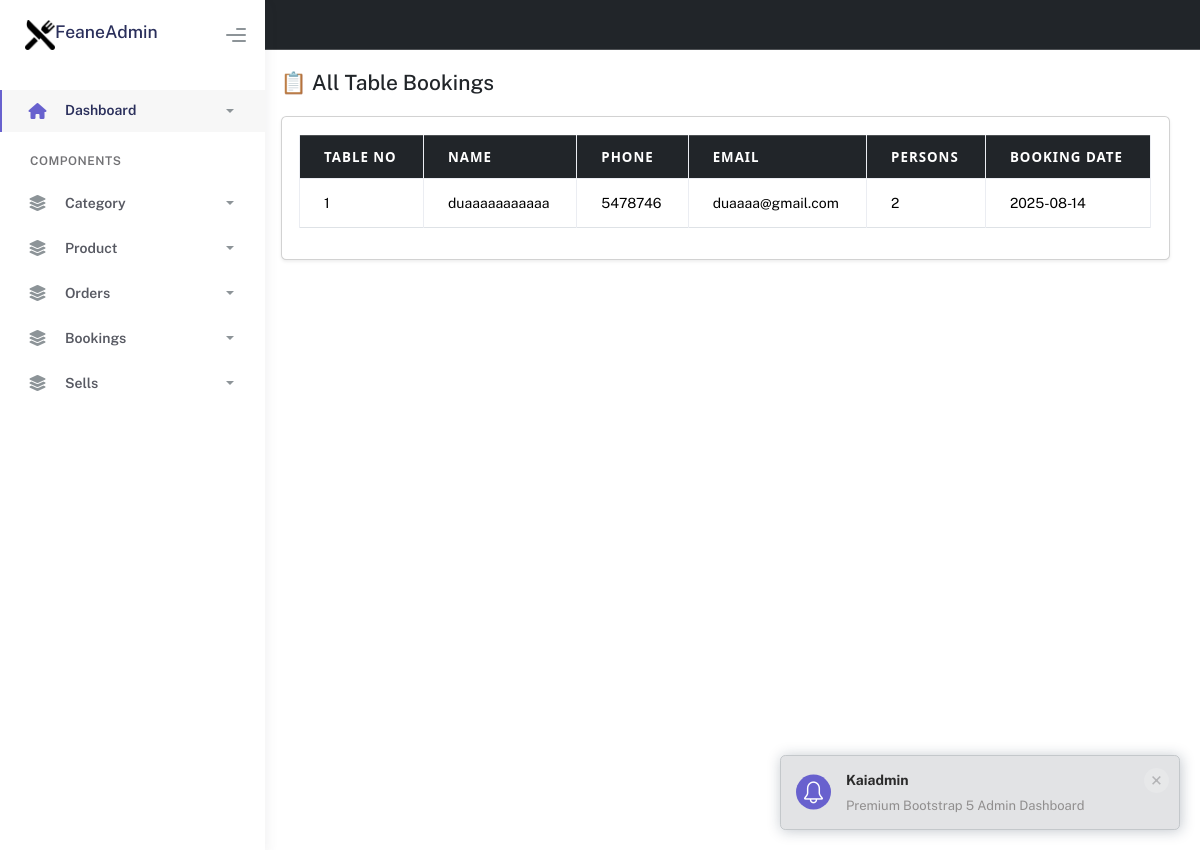
Page /admin/frontend/view_bookings.php on the committed database.
### tables this page shows
CREATE TABLE `table_bookings` (
  `id` int(11) NOT NULL,
  `name` varchar(100) NOT NULL,
  `phone` varchar(20) NOT NULL,
  `email` varchar(100) NOT NULL,
  `persons` int(11) NOT NULL,
  `booking_date` date NOT NULL
);

### admin/frontend/view_bookings.php (the view, shortened to what this page needs)
<?php
require '../backend/config/config.php';
include './include/header.php';
include './include/sidebar.php';
?>
<!DOCTYPE html>
<html lang="en">
<head>
    <link href="https://cdn.jsdelivr.net/npm/bootstrap@5.3.7/dist/css/bootstrap.min.css" rel="stylesheet">
    <link rel="stylesheet" href="https://cdnjs.cloudflare.com/ajax/libs/font-awesome/6.7.2/css/all.min.css">
</head>
<body>
<main class="main-content">
    <div class="container-fluid">
        <div class="d-flex justify-content-between align-items-center mb-3">
            <h1 class="h4">📋 All Table Bookings</h1>
        </div>
        <?php
        $sql = "SELECT * FROM table_bookings ORDER BY booking_date DESC";
        $result = mysqli_query($conn, $sql);
        ?>
        <div class="card shadow-sm">
            <div class="card-body table-responsive">
                <?php if (mysqli_num_rows($result) > 0): ?>
                    <table class="table table-bordered table-hover align-middle">
                        <thead class="table-dark">
                            <tr>
                                <th>Table No</th>
                                <th>Name</th>
                                <th>Phone</th>
                                <th>Email</th>
                                <th>Persons</th>
                                <th>Booking Date</th>
                            </tr>
                        </thead>
                        <tbody>
                            <?php
                            $count = 1;
                            while ($row = mysqli_fetch_assoc($result)): ?>
                                <tr>
                                    <td><?= $count++ ?></td>
                                    <td><?= htmlspecialchars($row['name']) ?></td>
                                    <td><?= htmlspecialchars($row['phone']) ?></td>
                                    <td><?= htmlspecialchars($row['email']) ?></td>
                                    <td><?= $row['persons'] ?></td>
                                    <td><?= $row['booking_date'] ?></td>
                                </tr>
                            <?php endwhile; ?>
                        </tbody>
                    </table>
                <?php else: ?>
                    <div class="alert alert-info text-center">
                        No bookings found.
                    </div>
                <?php endif; ?>
            </div>
        </div>
    </div>
</main>
<?php include './include/footer.php'; ?>
</body>
</html>

### admin/frontend/view_bookings.php (style rules this page uses)
.main-content { margin-left: 250px; padding: 20px; }

### rows in the picture
table_bookings: name "duaaaaaaaaaaa", phone "5478746", email "duaaaa@gmail.com", persons "2", booking_date "2025-08-14"
